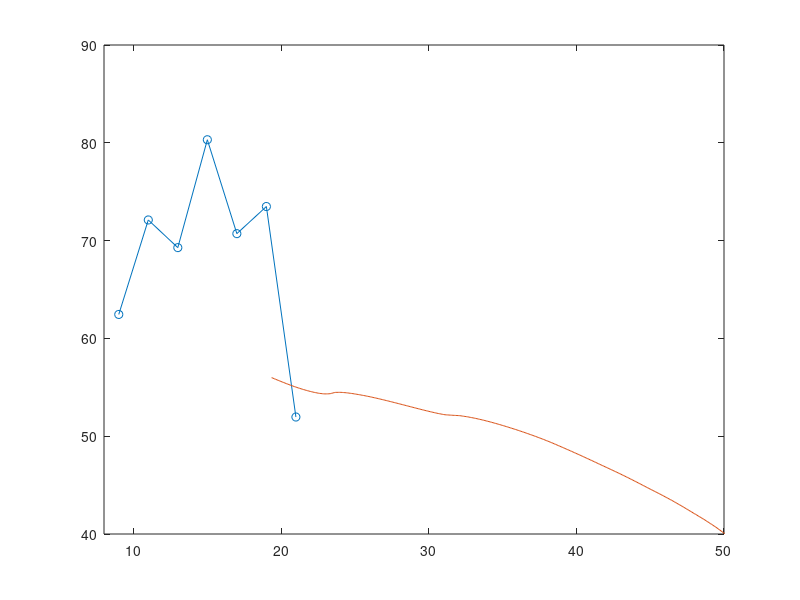

This chart was generated by the following MATLAB code: (Note: this script raises an error after producing the figure.)
tmp = [0.39 0.52 0.48 0.645 0.5 0.54 0.27];
tmp = sqrt(tmp);
hh = 9:2:21;

figure(1)
clf
plot(hh,tmp*100,'-o')

ref = importdata('ref.txt');
ref = ref.data;

hold on
plot(ref(:,1)./1.55,ref(:,2)*100)
xlim([8 50]);
a=gca;
ylim([0.4 0.9]*100);
a.XTick = [9:4:49];